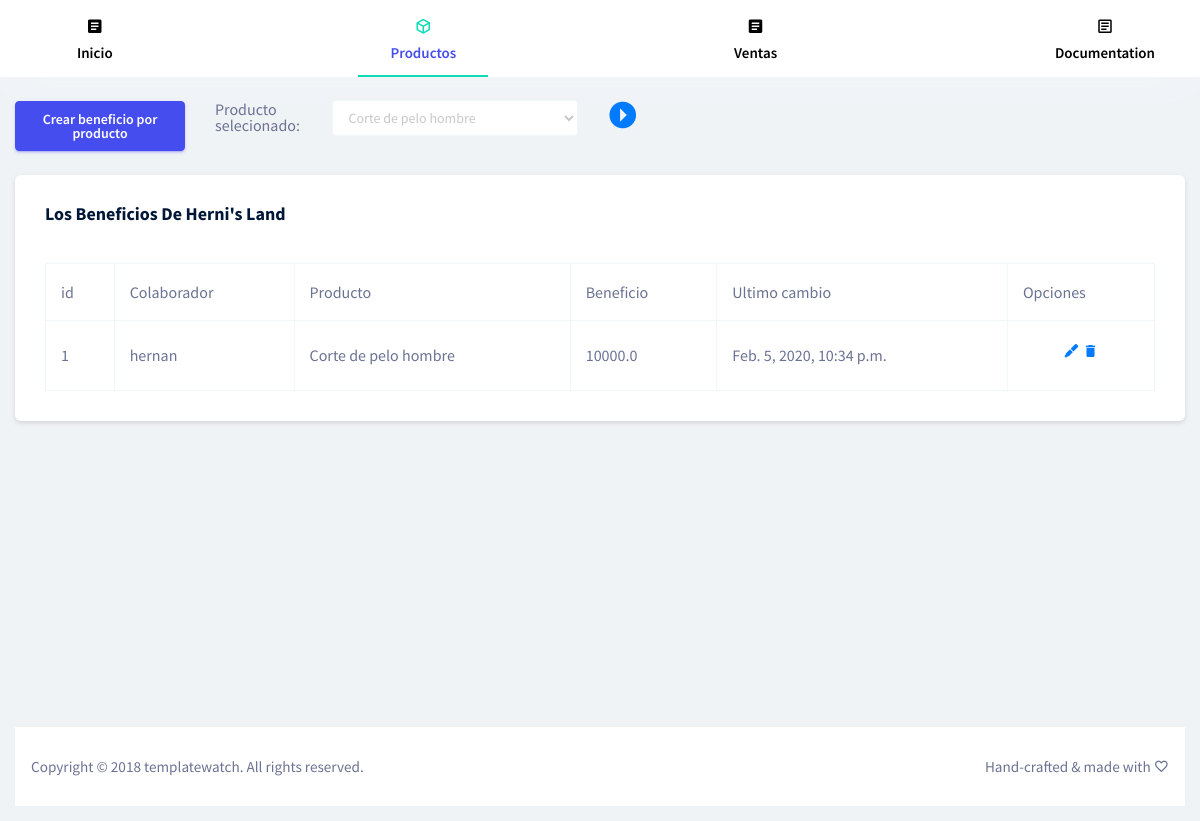
/productos/beneficios/?id=1 (signed in), run on the app's committed database.
### registration/models.py (models this page shows, shortened)
class Profile(models.Model):
    ACCESS_CHOICES = [
        ('admin', 'Administrador'),
        ('collaborator', 'Colaborador'),
        ('other', 'otro'),
    ]
    user = models.OneToOneField(User, related_name="profile", on_delete=models.CASCADE)
    company = models.ForeignKey(Company, verbose_name="Empresa", related_name="getEmployees", on_delete=models.PROTECT)
    occupation = models.ForeignKey(Occupation, verbose_name="Ocupación", related_name="getProfiles", on_delete=models.PROTECT)
    avatar = models.ImageField(upload_to=custom_upload_to, null=True, blank=True)
    bio = models.TextField(null=True, blank=True)
    cc = models.PositiveIntegerField(unique=True,verbose_name="Cédula",null=True, blank=True, error_messages={'unique':"Esta cedula ya tiene vinculada una cuenta."})
    link = models.URLField(max_length=200, null=True, blank=True)
    birthday = models.DateTimeField(verbose_name="Cumpleaños", null=True, blank=True)
    access = models.CharField(max_length=12,choices=ACCESS_CHOICES,default='collaborator',)
    balance = models.FloatField(verbose_name="Valor", default=0, null=False, blank=False)
    class Meta:
        ordering = ['user__username']

### companies/models.py (models this page shows, shortened)
class Company(models.Model):
    name = models.CharField(verbose_name="Nombre", unique=True, max_length=200, null=False, blank=False)
    description = models.TextField(verbose_name="Descripción", null=True, blank=True)
    RUT = models.CharField(max_length=100, null=True, blank=True)
    direction = models.CharField(verbose_name="Dirección", max_length=200, null=True, blank=True)
    contactNumber = models.CharField(verbose_name="Número de contacto", max_length=15, null=True, blank=True)
    created = models.DateTimeField(auto_now_add=True, verbose_name="Fecha de creación")
    updated = models.DateTimeField(auto_now=True, verbose_name="Fecha de edición")
    class Meta:
        verbose_name = "Empresa"
        verbose_name_plural = "Empresas"

### products/models.py (models this page shows, shortened)
class ProfitProduct(models.Model):
    user = models.ForeignKey(User, related_name="getUserProficts", null=False, blank=False, on_delete=models.PROTECT)
    product = models.ForeignKey(Product, related_name="getProductProficts", null=False, blank=False, on_delete=models.PROTECT)
    profit = models.FloatField(verbose_name="Valor", null=False, blank=False)
    created = models.DateTimeField(auto_now_add=True, verbose_name="Fecha de creación")
    updated = models.DateTimeField(auto_now=True, verbose_name="Fecha de edición")
    class Meta:
        unique_together = (("user", "product"),)
        verbose_name = "Beneficio por producto"
        verbose_name_plural = "Beneficios por producto"

class Product(models.Model):
    name = models.CharField(verbose_name="Nombre", max_length=200, null=False, blank=False)
    company = models.ForeignKey(Company, verbose_name="Empresa", on_delete=models.CASCADE, related_name="getProducts")
    description = models.TextField(verbose_name="Descripción", null=True, blank=True)
    value = models.FloatField(verbose_name="Valor", null=False, blank=False)
    created = models.DateTimeField(auto_now_add=True, verbose_name="Fecha de creación")
    updated = models.DateTimeField(auto_now=True, verbose_name="Fecha de edición")
    class Meta:
        verbose_name = "Producto"
        verbose_name_plural = "Productos"

### products/views.py (the view, shortened to what this page needs)
# urls.py: path('productos/beneficios/',  login_required(ProfitProductListAndCreate.as_view()), name='profitsListAndCreate'),
class ProfitProductListAndCreate(CreateView):
    template_name = 'products/profitproductList.html'
    model = ProfitProduct
    form_class = ProfitProductForm
    success_url = reverse_lazy('products:profitsListAndCreate')
    def get_context_data(self, **kwargs):
        context = super().get_context_data(**kwargs)
        context['idProduct'] = ""
        context['profitproductList'] = ProfitProduct.objects.filter(product__company=self.request.user.profile.company)
        if ('id' in self.request.GET) and (self.request.GET['id'] != ''):
            idProduct = int(self.request.GET['id'])
            if Product.objects.get(id=idProduct).company == self.request.user.profile.company:
                context['idProduct'] = idProduct
                context['profitproductList'] = ProfitProduct.objects.filter(product__id=idProduct)
        context['possibleProfileUsers'] = Profile.objects.filter(company= self.request.user.profile.company)
        context['possibleProducts'] = Product.objects.filter(company= self.request.user.profile.company)
        return context

### products/forms.py
class ProfitProductForm(forms.ModelForm):
    class Meta:
        model = ProfitProduct
        fields = ['user', 'product','profit']

### templates/products/profitproductList.html (shortened to what this page needs)
{% extends 'plataforma/base.html' %}
{% load static %}
{% block stylesBlock %}
<link rel="stylesheet" href="{% static 'vendors/bootstrap/css/dataTables.bootstrap.min.css' %}">
{% endblock %}
{% block content %}
<div class="row">
    <div class="col-sm-6 col-md-2">
        <button type="button" class="btn btn-primary" data-toggle="modal" data-target="#createProductModal">
            Crear beneficio por producto
        </button>
    </div>
    <div class="col-sm-6 col-md-5 row">
        <div class="col-sm-12 col-md-3">
            <h5>Producto selecionado:</h5>
        </div>
        <div class="col-sm-12 col-md-7">
            <select id="selectFilter" required class="form-control">
                {% for product in possibleProducts %}
                    <option value="{{ product.id }}" class="changeProduct" {% if product.id == idProduct  %} selected {% endif %}>{{ product.name }}</option>
                {% endfor %}
            </select>
        </div>
        <div class="col-sm-12 col-md-1">
            <a id="goToProductProfits" href="#" disabled><p style="font-size: 2rem;" class="mt-1"> <i class="mdi mdi-arrow-right-drop-circle"></i></p></a>
        </div>
    </div>
    <div class="col-sm-12 col-md-5">
    </div>
</div>
<div class="row mt-4">
    <div class="col-lg-12 grid-margin stretch-card">
        <div class="card">
        <div class="card-body">
            <h4 class="card-title">Los beneficios de {{request.user.profile.company.name}}</h4>
            <div class="table-responsive pt-3">
                {% if profitproductList %}
                    <table id="dataTable" class="table table-bordered table-hover">
                        <thead>
                            <tr>
                                <th>id</th>
                                <th>Colaborador</th>
                                <th>Producto</th>
                                <th>Beneficio</th>
                                <th>Ultimo cambio</th>
                                <th>Opciones</th>
                            </tr>
                        </thead>
                        <tbody>
                        {% for profitproduct in profitproductList %}
                            <tr>
                                <td>{{ profitproduct.id }}</td>
                                <td>{{ profitproduct.user }}</td>
                                <td>{{ profitproduct.product.name }}</td>
                                <td>{{ profitproduct.profit }}</td>
                                <td>{{ profitproduct.updated }}</td>
                                <td>
                                    <p style="text-align:center;">
                                        <a href="{% url 'products:profitsUpdate' profitproduct.id %}"><i class="mdi mdi-grease-pencil"></i></a>
                                        <a href="#" data-href="{% url 'products:profitsDelete' profitproduct.id %}" data-toggle="modal" data-target="#confirm-delete" >
                                            <i class="mdi mdi-delete"></i>
                                        </a>
                                    </p>
                                </td>
                            </tr>
                        {% endfor %}
                        </tbody>
                    </table>
                {% else %}
                    <div class="alert alert-info" role="alert">
                        No tienes registrado beneficios para tus colaboradores
                    </div>
                {% endif %}
            </div>
        </div>
        </div>
    </div>
</div>
{% endblock %}

### data on the page
ProfitProduct: id "1", user "hernan", product.name "Corte de pelo hombre", profit "10000.0", updated "Feb. 5, 2020, 10:34 p.m."

### other printed values
{{ request.user.profile.company.name }} "Herni's Land"
form field value "Corte de pelo hombre"
